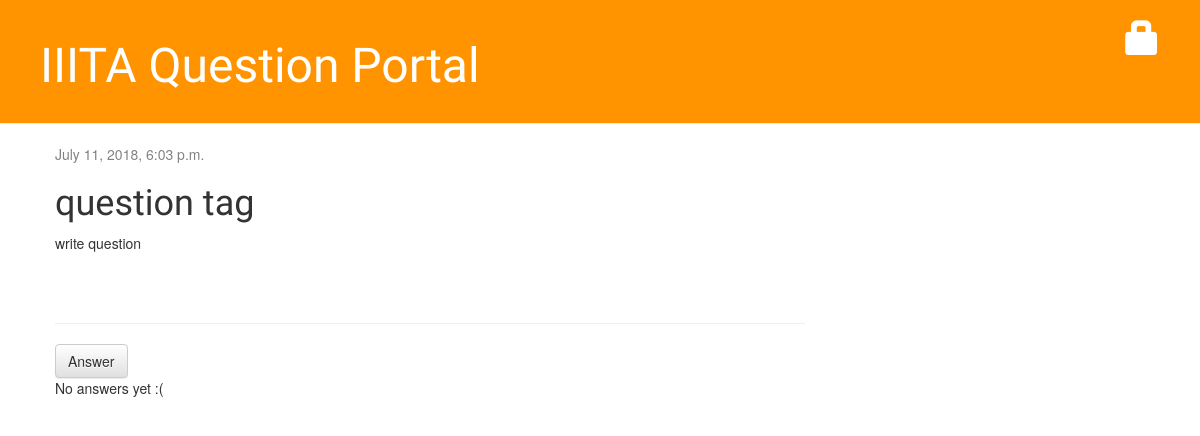
Page /post/25/ on the committed database.
### blog/models.py (models this page shows, shortened)
class Post(models.Model):
    author = models.ForeignKey('auth.User', on_delete=models.CASCADE)
    tag = models.CharField(max_length=50, default='question tag')
    question = models.TextField(default='write question')
    created_date = models.DateTimeField(
            default=timezone.now)
    published_date = models.DateTimeField(
            blank=True, null=True)

### blog/views.py (the view)
# urls.py: url(r'^post/(?P<pk>\d+)/$', views.post_detail, name='post_detail'),
def post_detail(request, pk):
    post = get_object_or_404(Post, pk=pk)
    return render(request, 'blog/post_detail.html', {'post': post})

### blog/templates/blog/post_detail.html (shortened to what this page needs)
{% extends 'blog/base.html' %}
{% block content %}
    <div class="post">
        {% if post.published_date %}
            <div class="date">
                {{ post.published_date }}
            </div>
        {% else %}
        <a class="btn btn-default" href="{% url 'post_publish' pk=post.pk %}">Publish</a>
        {% endif %}
        <h1>{{ post.tag }}</h1>
        <p>{{ post.question|linebreaksbr }}</p>
    </div>
    <hr>
    <a class="btn btn-default" href="{% url 'add_comment_to_post' pk=post.pk %}">Answer</a>
    {% for comment in post.comments.all %}
    {% if user.is_authenticated or comment.approved_comment %}
    <div class="comment">
        <div class="date">
            {{ comment.created_date }}
            {% if not comment.approved_comment %}
                <a class="btn btn-default" href="{% url 'comment_remove' pk=comment.pk %}"><span class="glyphicon glyphicon-remove"></span></a>
                <a class="btn btn-default" href="{% url 'comment_approve' pk=comment.pk %}"><span class="glyphicon glyphicon-ok"></span></a>
            {% endif %}
        </div>
        <strong>{{ comment.author }}</strong>
        <p>{{ comment.text|linebreaks }}</p>
    </div>
    {% endif %}
{% empty %}
    <p>No answers yet :(</p>
{% endfor %}
{% endblock %}

### blog/static/css/blog.css (style rules this page uses)
h1, h2, h3, h4 { font-family: 'Lobster', cursive; }
.date { color: #828282; }
.post { margin-bottom: 70px; }

### rows in the picture
Post: published_date "July 11, 2018, 6:03 p.m.", tag "question tag", question "write question"
